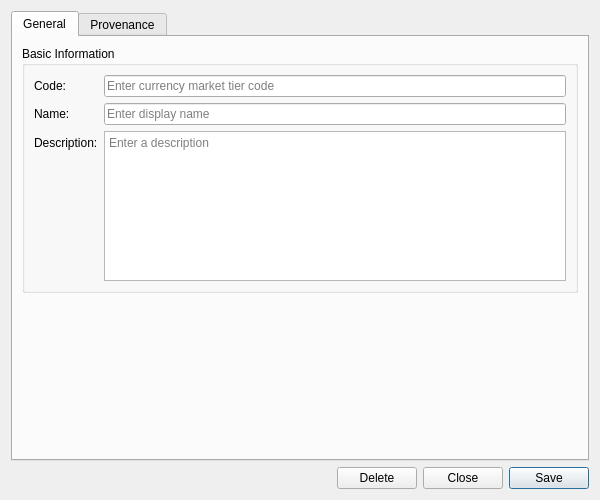
<?xml version="1.0" encoding="UTF-8"?>
<ui version="4.0">
 <class>CurrencyMarketTierDetailDialog</class>
 <widget class="QWidget" name="CurrencyMarketTierDetailDialog">
  <property name="geometry">
   <rect>
    <x>0</x>
    <y>0</y>
    <width>600</width>
    <height>500</height>
   </rect>
  </property>
  <property name="sizePolicy">
   <sizepolicy hsizetype="Preferred" vsizetype="Preferred">
    <horstretch>0</horstretch>
    <verstretch>0</verstretch>
   </sizepolicy>
  </property>
  <property name="minimumSize">
   <size>
    <width>600</width>
    <height>500</height>
   </size>
  </property>
  <property name="windowTitle">
   <string>Currency Market Tier Details</string>
  </property>
  <layout class="QVBoxLayout" name="verticalLayout">
   <item>
    <widget class="QTabWidget" name="tabWidget">
     <property name="currentIndex"><number>0</number></property>
     <widget class="QWidget" name="generalTab">
      <attribute name="title"><string>General</string></attribute>
      <layout class="QVBoxLayout" name="generalLayout">
       <item>
        <widget class="QGroupBox" name="basicInfoGroup">
         <property name="title">
          <string>Basic Information</string>
         </property>
         <layout class="QFormLayout" name="formLayout">
          <item row="0" column="0">
           <widget class="QLabel" name="labelCode">
            <property name="text">
             <string>Code:</string>
            </property>
           </widget>
          </item>
          <item row="0" column="1">
           <widget class="QLineEdit" name="codeEdit">
            <property name="placeholderText">
             <string>Enter currency market tier code</string>
            </property>
            <property name="readOnly">
             <bool>true</bool>
            </property>
           </widget>
          </item>
          <item row="1" column="0">
           <widget class="QLabel" name="labelName">
            <property name="text">
             <string>Name:</string>
            </property>
           </widget>
          </item>
          <item row="1" column="1">
           <widget class="QLineEdit" name="nameEdit">
            <property name="placeholderText">
             <string>Enter display name</string>
            </property>
           </widget>
          </item>
          <item row="2" column="0">
           <widget class="QLabel" name="labelDescription">
            <property name="text">
             <string>Description:</string>
            </property>
           </widget>
          </item>
          <item row="2" column="1">
           <widget class="QPlainTextEdit" name="descriptionEdit">
            <property name="minimumSize">
             <size>
              <width>0</width>
              <height>80</height>
             </size>
            </property>
            <property name="maximumSize">
             <size>
              <width>16777215</width>
              <height>150</height>
             </size>
            </property>
            <property name="placeholderText">
             <string>Enter a description</string>
            </property>
           </widget>
          </item>
         </layout>
        </widget>
       </item>
       <item>
        <spacer name="verticalSpacer">
         <property name="orientation">
          <enum>Qt::Vertical</enum>
         </property>
         <property name="sizeHint" stdset="0">
          <size>
           <width>20</width>
           <height>40</height>
          </size>
         </property>
        </spacer>
       </item>
      </layout>
     </widget>
     <widget class="QWidget" name="provenanceTab">
      <attribute name="title"><string>Provenance</string></attribute>
      <layout class="QVBoxLayout" name="provenanceTabLayout">
       <item>
        <widget class="ores::qt::ProvenanceWidget" name="provenanceWidget" native="true"/>
       </item>
      </layout>
     </widget>
    </widget>
   </item>
   <item>
    <layout class="QHBoxLayout" name="buttonLayout">
     <item>
      <spacer name="horizontalSpacer">
       <property name="orientation">
        <enum>Qt::Horizontal</enum>
       </property>
       <property name="sizeHint" stdset="0">
        <size>
         <width>40</width>
         <height>20</height>
        </size>
       </property>
      </spacer>
     </item>
     <item>
      <widget class="QPushButton" name="deleteButton">
       <property name="text">
        <string>Delete</string>
       </property>
      </widget>
     </item>
     <item>
      <widget class="QPushButton" name="closeButton">
       <property name="text">
        <string>Close</string>
       </property>
      </widget>
     </item>
     <item>
      <widget class="QPushButton" name="saveButton">
       <property name="text">
        <string>Save</string>
       </property>
       <property name="default">
        <bool>true</bool>
       </property>
      </widget>
     </item>
    </layout>
   </item>
  </layout>
 </widget>
 <customwidgets>
  <customwidget>
   <class>ores::qt::ProvenanceWidget</class>
   <extends>QWidget</extends>
   <header>ores.qt/ProvenanceWidget.hpp</header>
  </customwidget>
 </customwidgets>
 <resources/>
 <connections/>
</ui>
